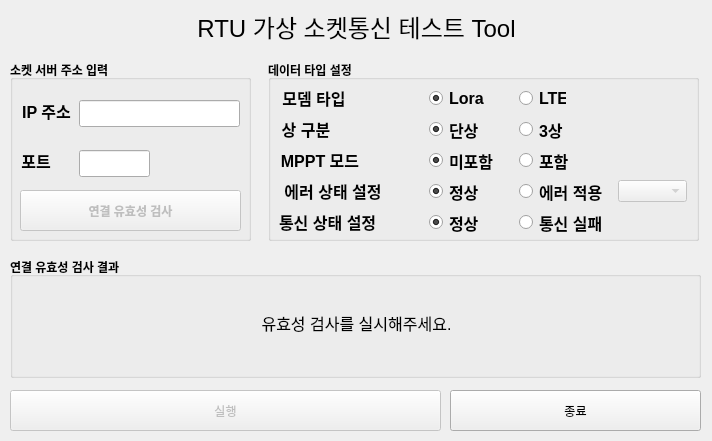
<?xml version="1.0" encoding="UTF-8"?>
<ui version="4.0">
 <class>MainWindow</class>
 <widget class="QMainWindow" name="MainWindow">
  <property name="geometry">
   <rect>
    <x>0</x>
    <y>0</y>
    <width>712</width>
    <height>441</height>
   </rect>
  </property>
  <property name="windowTitle">
   <string>RTU Socket Client</string>
  </property>
  <widget class="QWidget" name="centralwidget">
   <widget class="QLabel" name="title">
    <property name="geometry">
     <rect>
      <x>11</x>
      <y>10</y>
      <width>691</width>
      <height>32</height>
     </rect>
    </property>
    <property name="font">
     <font>
      <pointsize>18</pointsize>
      <bold>false</bold>
     </font>
    </property>
    <property name="text">
     <string>RTU 가상 소켓통신 테스트 Tool</string>
    </property>
    <property name="alignment">
     <set>Qt::AlignCenter</set>
    </property>
    <property name="indent">
     <number>5</number>
    </property>
   </widget>
   <widget class="QGroupBox" name="server_addr">
    <property name="geometry">
     <rect>
      <x>10</x>
      <y>60</y>
      <width>241</width>
      <height>181</height>
     </rect>
    </property>
    <property name="font">
     <font>
      <bold>true</bold>
     </font>
    </property>
    <property name="title">
     <string>소켓 서버 주소 입력</string>
    </property>
    <widget class="QLineEdit" name="input_port">
     <property name="geometry">
      <rect>
       <x>69</x>
       <y>90</y>
       <width>71</width>
       <height>27</height>
      </rect>
     </property>
     <property name="font">
      <font>
       <pointsize>12</pointsize>
       <bold>true</bold>
      </font>
     </property>
     <property name="text">
      <string/>
     </property>
     <property name="alignment">
      <set>Qt::AlignCenter</set>
     </property>
    </widget>
    <widget class="QPushButton" name="com_check">
     <property name="enabled">
      <bool>false</bool>
     </property>
     <property name="geometry">
      <rect>
       <x>10</x>
       <y>130</y>
       <width>221</width>
       <height>41</height>
      </rect>
     </property>
     <property name="text">
      <string>연결 유효성 검사</string>
     </property>
     <property name="iconSize">
      <size>
       <width>16</width>
       <height>20</height>
      </size>
     </property>
    </widget>
    <widget class="QLabel" name="ip_address">
     <property name="geometry">
      <rect>
       <x>10</x>
       <y>40</y>
       <width>53</width>
       <height>21</height>
      </rect>
     </property>
     <property name="font">
      <font>
       <pointsize>12</pointsize>
       <bold>true</bold>
      </font>
     </property>
     <property name="text">
      <string>IP 주소</string>
     </property>
     <property name="alignment">
      <set>Qt::AlignCenter</set>
     </property>
    </widget>
    <widget class="QLineEdit" name="input_ip_addr">
     <property name="geometry">
      <rect>
       <x>69</x>
       <y>40</y>
       <width>161</width>
       <height>27</height>
      </rect>
     </property>
     <property name="font">
      <font>
       <pointsize>12</pointsize>
       <bold>true</bold>
      </font>
     </property>
     <property name="text">
      <string/>
     </property>
    </widget>
    <widget class="QLabel" name="port">
     <property name="geometry">
      <rect>
       <x>10</x>
       <y>90</y>
       <width>32</width>
       <height>21</height>
      </rect>
     </property>
     <property name="font">
      <font>
       <pointsize>12</pointsize>
       <bold>true</bold>
      </font>
     </property>
     <property name="text">
      <string>포트</string>
     </property>
     <property name="alignment">
      <set>Qt::AlignCenter</set>
     </property>
    </widget>
   </widget>
   <widget class="QGroupBox" name="data_type">
    <property name="geometry">
     <rect>
      <x>268</x>
      <y>60</y>
      <width>431</width>
      <height>181</height>
     </rect>
    </property>
    <property name="font">
     <font>
      <bold>true</bold>
     </font>
    </property>
    <property name="title">
     <string>데이터 타입 설정</string>
    </property>
    <widget class="QLabel" name="modem">
     <property name="geometry">
      <rect>
       <x>11</x>
       <y>27</y>
       <width>70</width>
       <height>21</height>
      </rect>
     </property>
     <property name="font">
      <font>
       <pointsize>12</pointsize>
       <bold>true</bold>
      </font>
     </property>
     <property name="text">
      <string>모뎀 타입</string>
     </property>
     <property name="alignment">
      <set>Qt::AlignCenter</set>
     </property>
    </widget>
    <widget class="QRadioButton" name="lora_modem">
     <property name="geometry">
      <rect>
       <x>161</x>
       <y>26</y>
       <width>56</width>
       <height>25</height>
      </rect>
     </property>
     <property name="font">
      <font>
       <pointsize>12</pointsize>
       <bold>true</bold>
      </font>
     </property>
     <property name="cursor">
      <cursorShape>PointingHandCursor</cursorShape>
     </property>
     <property name="autoFillBackground">
      <bool>false</bool>
     </property>
     <property name="text">
      <string>Lora</string>
     </property>
     <property name="checked">
      <bool>true</bool>
     </property>
     <attribute name="buttonGroup">
      <string notr="true">select_modem</string>
     </attribute>
    </widget>
    <widget class="QRadioButton" name="lte_modem">
     <property name="geometry">
      <rect>
       <x>251</x>
       <y>26</y>
       <width>47</width>
       <height>25</height>
      </rect>
     </property>
     <property name="font">
      <font>
       <pointsize>12</pointsize>
       <bold>true</bold>
      </font>
     </property>
     <property name="cursor">
      <cursorShape>PointingHandCursor</cursorShape>
     </property>
     <property name="layoutDirection">
      <enum>Qt::LeftToRight</enum>
     </property>
     <property name="text">
      <string>LTE</string>
     </property>
     <property name="iconSize">
      <size>
       <width>20</width>
       <height>20</height>
      </size>
     </property>
     <property name="autoRepeatInterval">
      <number>100</number>
     </property>
     <attribute name="buttonGroup">
      <string notr="true">select_modem</string>
     </attribute>
    </widget>
    <widget class="QLabel" name="type">
     <property name="geometry">
      <rect>
       <x>11</x>
       <y>58</y>
       <width>54</width>
       <height>21</height>
      </rect>
     </property>
     <property name="font">
      <font>
       <pointsize>12</pointsize>
       <bold>true</bold>
      </font>
     </property>
     <property name="text">
      <string>상 구분</string>
     </property>
     <property name="alignment">
      <set>Qt::AlignCenter</set>
     </property>
    </widget>
    <widget class="QRadioButton" name="single_type">
     <property name="geometry">
      <rect>
       <x>161</x>
       <y>57</y>
       <width>55</width>
       <height>25</height>
      </rect>
     </property>
     <property name="font">
      <font>
       <pointsize>12</pointsize>
       <bold>true</bold>
      </font>
     </property>
     <property name="cursor">
      <cursorShape>PointingHandCursor</cursorShape>
     </property>
     <property name="text">
      <string>단상</string>
     </property>
     <property name="checked">
      <bool>true</bool>
     </property>
     <attribute name="buttonGroup">
      <string notr="true">select_type</string>
     </attribute>
    </widget>
    <widget class="QRadioButton" name="triple_type">
     <property name="geometry">
      <rect>
       <x>251</x>
       <y>57</y>
       <width>48</width>
       <height>25</height>
      </rect>
     </property>
     <property name="font">
      <font>
       <pointsize>12</pointsize>
       <bold>true</bold>
      </font>
     </property>
     <property name="cursor">
      <cursorShape>PointingHandCursor</cursorShape>
     </property>
     <property name="layoutDirection">
      <enum>Qt::LeftToRight</enum>
     </property>
     <property name="text">
      <string>3상</string>
     </property>
     <property name="iconSize">
      <size>
       <width>20</width>
       <height>20</height>
      </size>
     </property>
     <property name="autoRepeatInterval">
      <number>100</number>
     </property>
     <attribute name="buttonGroup">
      <string notr="true">select_type</string>
     </attribute>
    </widget>
    <widget class="QLabel" name="mppt">
     <property name="geometry">
      <rect>
       <x>11</x>
       <y>89</y>
       <width>82</width>
       <height>21</height>
      </rect>
     </property>
     <property name="font">
      <font>
       <pointsize>12</pointsize>
       <bold>true</bold>
      </font>
     </property>
     <property name="text">
      <string>MPPT 모드</string>
     </property>
     <property name="alignment">
      <set>Qt::AlignCenter</set>
     </property>
    </widget>
    <widget class="QRadioButton" name="no_mppt">
     <property name="geometry">
      <rect>
       <x>161</x>
       <y>88</y>
       <width>71</width>
       <height>25</height>
      </rect>
     </property>
     <property name="font">
      <font>
       <pointsize>12</pointsize>
       <bold>true</bold>
      </font>
     </property>
     <property name="cursor">
      <cursorShape>PointingHandCursor</cursorShape>
     </property>
     <property name="text">
      <string>미포함</string>
     </property>
     <property name="checked">
      <bool>true</bool>
     </property>
     <attribute name="buttonGroup">
      <string notr="true">select_mppt</string>
     </attribute>
    </widget>
    <widget class="QRadioButton" name="yes_mppt">
     <property name="geometry">
      <rect>
       <x>251</x>
       <y>88</y>
       <width>55</width>
       <height>25</height>
      </rect>
     </property>
     <property name="font">
      <font>
       <pointsize>12</pointsize>
       <bold>true</bold>
      </font>
     </property>
     <property name="cursor">
      <cursorShape>PointingHandCursor</cursorShape>
     </property>
     <property name="layoutDirection">
      <enum>Qt::LeftToRight</enum>
     </property>
     <property name="text">
      <string>포함</string>
     </property>
     <property name="iconSize">
      <size>
       <width>20</width>
       <height>20</height>
      </size>
     </property>
     <property name="autoRepeatInterval">
      <number>100</number>
     </property>
     <attribute name="buttonGroup">
      <string notr="true">select_mppt</string>
     </attribute>
    </widget>
    <widget class="QLabel" name="error">
     <property name="geometry">
      <rect>
       <x>11</x>
       <y>120</y>
       <width>108</width>
       <height>21</height>
      </rect>
     </property>
     <property name="font">
      <font>
       <pointsize>12</pointsize>
       <bold>true</bold>
      </font>
     </property>
     <property name="text">
      <string>에러 상태 설정</string>
     </property>
     <property name="alignment">
      <set>Qt::AlignCenter</set>
     </property>
    </widget>
    <widget class="QRadioButton" name="no_err">
     <property name="geometry">
      <rect>
       <x>161</x>
       <y>119</y>
       <width>55</width>
       <height>25</height>
      </rect>
     </property>
     <property name="font">
      <font>
       <pointsize>12</pointsize>
       <bold>true</bold>
      </font>
     </property>
     <property name="cursor">
      <cursorShape>PointingHandCursor</cursorShape>
     </property>
     <property name="text">
      <string>정상</string>
     </property>
     <property name="checked">
      <bool>true</bool>
     </property>
     <attribute name="buttonGroup">
      <string notr="true">select_err</string>
     </attribute>
    </widget>
    <widget class="QRadioButton" name="yes_err">
     <property name="geometry">
      <rect>
       <x>251</x>
       <y>119</y>
       <width>93</width>
       <height>25</height>
      </rect>
     </property>
     <property name="font">
      <font>
       <pointsize>12</pointsize>
       <bold>true</bold>
      </font>
     </property>
     <property name="cursor">
      <cursorShape>PointingHandCursor</cursorShape>
     </property>
     <property name="layoutDirection">
      <enum>Qt::LeftToRight</enum>
     </property>
     <property name="text">
      <string>에러 적용</string>
     </property>
     <property name="iconSize">
      <size>
       <width>20</width>
       <height>20</height>
      </size>
     </property>
     <property name="autoRepeatInterval">
      <number>100</number>
     </property>
     <attribute name="buttonGroup">
      <string notr="true">select_err</string>
     </attribute>
    </widget>
    <widget class="QComboBox" name="err_level">
     <property name="enabled">
      <bool>false</bool>
     </property>
     <property name="geometry">
      <rect>
       <x>350</x>
       <y>120</y>
       <width>69</width>
       <height>22</height>
      </rect>
     </property>
    </widget>
    <widget class="QLabel" name="com">
     <property name="geometry">
      <rect>
       <x>11</x>
       <y>151</y>
       <width>108</width>
       <height>21</height>
      </rect>
     </property>
     <property name="font">
      <font>
       <pointsize>12</pointsize>
       <bold>true</bold>
      </font>
     </property>
     <property name="text">
      <string>통신 상태 설정</string>
     </property>
    </widget>
    <widget class="QRadioButton" name="com_success">
     <property name="geometry">
      <rect>
       <x>161</x>
       <y>150</y>
       <width>55</width>
       <height>25</height>
      </rect>
     </property>
     <property name="font">
      <font>
       <pointsize>12</pointsize>
       <bold>true</bold>
      </font>
     </property>
     <property name="cursor">
      <cursorShape>PointingHandCursor</cursorShape>
     </property>
     <property name="text">
      <string>정상</string>
     </property>
     <property name="checked">
      <bool>true</bool>
     </property>
     <attribute name="buttonGroup">
      <string notr="true">select_com</string>
     </attribute>
    </widget>
    <widget class="QRadioButton" name="com_fail">
     <property name="geometry">
      <rect>
       <x>251</x>
       <y>150</y>
       <width>93</width>
       <height>25</height>
      </rect>
     </property>
     <property name="font">
      <font>
       <pointsize>12</pointsize>
       <bold>true</bold>
      </font>
     </property>
     <property name="cursor">
      <cursorShape>PointingHandCursor</cursorShape>
     </property>
     <property name="layoutDirection">
      <enum>Qt::LeftToRight</enum>
     </property>
     <property name="text">
      <string>통신 실패</string>
     </property>
     <property name="iconSize">
      <size>
       <width>20</width>
       <height>20</height>
      </size>
     </property>
     <property name="autoRepeatInterval">
      <number>100</number>
     </property>
     <attribute name="buttonGroup">
      <string notr="true">select_com</string>
     </attribute>
    </widget>
   </widget>
   <widget class="QPushButton" name="run_btn">
    <property name="enabled">
     <bool>false</bool>
    </property>
    <property name="geometry">
     <rect>
      <x>10</x>
      <y>390</y>
      <width>431</width>
      <height>41</height>
     </rect>
    </property>
    <property name="text">
     <string>실행</string>
    </property>
   </widget>
   <widget class="QPushButton" name="exit_btn">
    <property name="geometry">
     <rect>
      <x>450</x>
      <y>390</y>
      <width>251</width>
      <height>41</height>
     </rect>
    </property>
    <property name="text">
     <string>종료</string>
    </property>
   </widget>
   <widget class="QGroupBox" name="test_result">
    <property name="geometry">
     <rect>
      <x>10</x>
      <y>257</y>
      <width>691</width>
      <height>121</height>
     </rect>
    </property>
    <property name="font">
     <font>
      <bold>true</bold>
     </font>
    </property>
    <property name="title">
     <string>연결 유효성 검사 결과</string>
    </property>
    <widget class="QLabel" name="com_result">
     <property name="geometry">
      <rect>
       <x>16</x>
       <y>20</y>
       <width>661</width>
       <height>91</height>
      </rect>
     </property>
     <property name="font">
      <font>
       <pointsize>12</pointsize>
       <bold>false</bold>
      </font>
     </property>
     <property name="text">
      <string>유효성 검사를 실시해주세요.</string>
     </property>
     <property name="alignment">
      <set>Qt::AlignCenter</set>
     </property>
    </widget>
   </widget>
  </widget>
 </widget>
 <resources/>
 <connections/>
 <buttongroups>
  <buttongroup name="select_modem"/>
  <buttongroup name="select_err"/>
  <buttongroup name="select_com"/>
  <buttongroup name="select_type"/>
  <buttongroup name="select_mppt"/>
 </buttongroups>
</ui>
